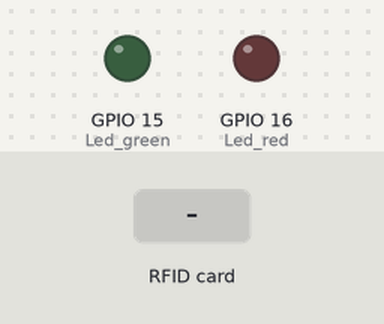
Recording of a sketch running on a simulated ESP8266 (NodeMCU). On the bench: output pins drawn as LEDs (lit = HIGH). The inputs (shaded band) are chosen by the test bench. WiFi joins after 1.5 s; servers stay silent unless stated; the local clock reads 2024-03-15 10:24:30 at power-on unless the sketch sets it; random numbers use the default seed unless the sketch sets one; no MQTT or app messages arrive unless stated; what the sketch prints to the serial monitor is not drawn.

Above: at 2.9 s.
3.0 s: RFID card 1C 6E 50 49 held to the reader
4.5 s: RFID card CC 01 8D 18 held to the reader
At 5.4 s:
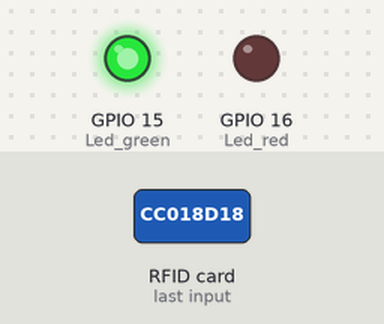
7.0 s: RFID card 6C 98 23 18 held to the reader
Timing chart, 0 to 10.0 s (numbered marks = the images above; inputs shaded):
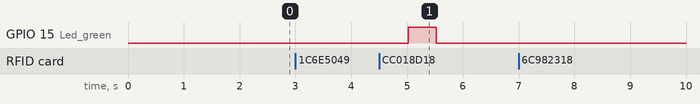

The sketch:

Timekeeper.ino
```cpp
/*
  author: Nguyen Thanh Chung
*/
#include <Wire.h>
#include "RTClib.h"
#include <ESP8266WiFi.h>
#include <PubSubClient.h>
#include <SPI.h>
#include <MFRC522.h>
#define Led_red 16 //D0
#define Led_green 15 //D8
#define SS_PIN 2  //D4
#define RST_PIN 0 //D3

RTC_DS1307 rtc;
char Time[10][30] = {"5p", "10p", "15p", "30p", "45p", "1 tieng", "1 tieng 30p", "2 tieng", "nua buoi",""};
char a[] = "Nguyen Thanh Chung";
char b[] = "Nguyen Tien Manh";
char c[] ="Nguyen Ngoc Dinh";
char d[] ="Do Tuan Anh";
char e[] ="Sep";
char f[] ="ID chua duoc dang ky";

const char* ssid = "Chung";
const char* password = "123456789";
const char* mqtt_server = "broker.hivemq.com";
WiFiClient mqtt;
PubSubClient client(mqtt);
MFRC522 mfrc522(SS_PIN, RST_PIN);   // Create MFRC522 instance/object.
unsigned long interval = 5000;
unsigned long previousMillis = 0;
int variable = 0;

void setupRTC ()
{
 Serial.begin(115200);
 if (! rtc.begin())
 {
   Serial.print("Couldn't find RTC");
   while (1);
 }

  if (! rtc.isrunning())
 {
   Serial.print("RTC is NOT running!");
   Serial.println();
 }
   rtc.adjust(DateTime(F(__DATE__), F(__TIME__))); // tu dong cap nhat gio tai may tinh
   //rtc.adjust(DateTime(2021, 5, 14, 21, 0, 0)); //cai dat gio thu cong
}
void setup_wifi() {

  delay(100);

  Serial.println();
  Serial.print("Connecting to ");
  Serial.println(ssid);

  WiFi.mode(WIFI_STA);
  WiFi.begin(ssid, password);

  while (WiFi.status() != WL_CONNECTED) {
    delay(500);
    Serial.print(".");
  }

  randomSeed(micros());

  Serial.println("");
  Serial.println("WiFi connected");
  Serial.println("IP address: ");
  Serial.println(WiFi.localIP());
}
void setup()
{
  pinMode(Led_red, OUTPUT);
  pinMode(Led_green,OUTPUT);
  Serial.begin(115200);
  SPI.begin();      // Initiate  SPI bus
  mfrc522.PCD_Init();   // Initiate MFRC522
  Serial.println("Show your card:");
  setup_wifi();
  client.setServer(mqtt_server, 1883);
  reconnect();
  setupRTC();
}

void reconnect() {
  // loop toi khi ket noi toi mqtt
  while (!client.connected()) {
    Serial.print("Attempting MQTT connection...");

    String clientId = "mqtt-";
    clientId += String(random(0xffff), HEX);
    // Attempt to connect
    if (client.connect(clientId.c_str())) {
      Serial.println("connected");
    } else {
      Serial.print("failed, rc=");
      Serial.print(client.state());
      Serial.println(" try again in 5 seconds");
      // Wait 5 seconds before retrying
      delay(5000);
    }
  }
}
void publish_string(char t[100], char r[100])
{
if (!client.connected()) {
    reconnect();
  }
  client.loop();
  if ((unsigned long)(millis() - previousMillis) >= interval) {
    previousMillis = millis();
    Serial.print(t);
    client.publish("home/timekeeper", t);// ten thanh vien
    Serial.print("  ");
    Serial.print(r);
    client.publish("home/RTC", r);// thoi gian muon
    delay(500);
  }
}

void RTC(char T[100])
{
  char k[10][30];
  int t=9;
   DateTime now = rtc.now();
   if(now.hour() == t){
    if(now.minute()==0 ){
      publish_string(T,"0");
      }
    if(now.minute() > 0 & now.minute() <= 5 ){
      publish_string(T,Time[0]);
      }
    if(now.minute() > 5 & now.minute() <= 10 ){
      publish_string(T,Time[1]);
      }
    if(now.minute() > 10 & now.minute() <= 15 ){
      publish_string(T,Time[2]);
      }
    if(now.minute() > 15 & now.minute() <= 30 ){
      publish_string(T,Time[3]);
      }
    if(now.minute() > 30 & now.minute() <= 45 ){
      publish_string(T,Time[4]);
      }
    if(now.minute() > 45 & now.minute() <= 60 ){
      publish_string(T,Time[5]);
      }
    }
    else{
      if( now.hour()<t){
        publish_string(T,"0");
        }
      if(now.hour()==t+1){
        if(now.minute() > 0 & now.minute() <=30){
          publish_string(T,Time[6]);
          }
        if(now.minute() >30 & now.minute()<=60){
          publish_string(T,Time[7]);
          }
        }
      if(now.hour()==t+2){
        if(now.minute() > 0 & now.minute() <=5){
          publish_string(T,Time[7]);
          }
          else{
            publish_string(T,Time[8]);
            }
          }
      else{
        publish_string(T,Time[8]);
        }
      }
  }
 void Timekeeper()
 {
  bool access = false;
    // Look for new cards
  if ( ! mfrc522.PICC_IsNewCardPresent())
  {
    return;
  }
  // Select one of the cards
  if ( ! mfrc522.PICC_ReadCardSerial())
  {
    return;
  }
  //Show UID on serial monitor
  Serial.println();
  Serial.print(" UID tag :");
  String content= "";
  byte letter;
  for (byte i = 0; i < mfrc522.uid.size; i++)
  {
     Serial.print(mfrc522.uid.uidByte[i] < 0x10 ? " 0" : " ");
     Serial.print(mfrc522.uid.uidByte[i], HEX);
     content.concat(String(mfrc522.uid.uidByte[i] < 0x10 ? " 0" : " "));
     content.concat(String(mfrc522.uid.uidByte[i], HEX));
  }
  content.toUpperCase(); // chuyen tat ca cac ki tu thanh in hoa
  Serial.println();
  delay(500);
  if(content.substring(1) == "1C 6E 50 49"){
    digitalWrite(Led_green, HIGH);
    access =true;
    RTC(a);
    digitalWrite(Led_green, LOW);
    }
  if(content.substring(1)== "CC 01 8D 18"){
    digitalWrite(Led_green, HIGH);
    access =true;
    RTC(b);
    digitalWrite(Led_green, LOW);
    }
  if(content.substring(1)== "6C 98 23 18"){
    digitalWrite(Led_green, HIGH);
    access =true;
    RTC(c);
    digitalWrite(Led_green, LOW);
  }
  if(content.substring(1)== "CC 84 9A 16"){
    digitalWrite(Led_green, HIGH);
     access =true;
     RTC(d);
     digitalWrite(Led_green, LOW);
  }
  if(content.substring(1)== "3C 55 50 18"){
    digitalWrite(Led_green, HIGH);
    access =true;
    RTC(e);
    digitalWrite(Led_green, LOW);
  }
  if(access == false){
    digitalWrite(Led_red, HIGH);
    publish_string(f,Time[9]);// id chua duoc dang ky, nen khong tinh thoi gian
    digitalWrite(Led_red, LOW);
  }
 }
void loop()
{
  Timekeeper();
}
```

Measured:
- after the input at 4.5 s, GPIO 15 (Led_green): LOW → HIGH after 0.52 s, → LOW 0.50 s later
